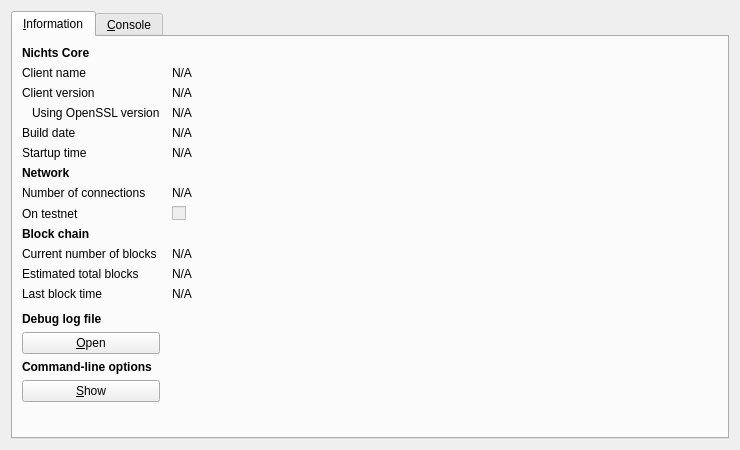
<?xml version="1.0" encoding="UTF-8"?>
<ui version="4.0">
 <class>RPCConsole</class>
 <widget class="QDialog" name="RPCConsole">
  <property name="geometry">
   <rect>
    <x>0</x>
    <y>0</y>
    <width>740</width>
    <height>450</height>
   </rect>
  </property>
  <property name="windowTitle">
   <string>Nichts - Debug window</string>
  </property>
  <layout class="QVBoxLayout" name="verticalLayout_2">
   <item>
    <widget class="QTabWidget" name="tabWidget">
     <property name="currentIndex">
      <number>0</number>
     </property>
     <widget class="QWidget" name="tab_info">
      <attribute name="title">
       <string>&amp;Information</string>
      </attribute>
      <layout class="QGridLayout" name="gridLayout" columnstretch="0,1">
       <property name="horizontalSpacing">
        <number>12</number>
       </property>
       <item row="0" column="0">
        <widget class="QLabel" name="label_9">
         <property name="font">
          <font>
           <weight>75</weight>
           <bold>true</bold>
          </font>
         </property>
         <property name="text">
          <string>Nichts Core</string>
         </property>
        </widget>
       </item>
       <item row="1" column="0">
        <widget class="QLabel" name="label_5">
         <property name="text">
          <string>Client name</string>
         </property>
        </widget>
       </item>
       <item row="1" column="1">
        <widget class="QLabel" name="clientName">
         <property name="cursor">
          <cursorShape>IBeamCursor</cursorShape>
         </property>
         <property name="text">
          <string>N/A</string>
         </property>
         <property name="textFormat">
          <enum>Qt::PlainText</enum>
         </property>
         <property name="textInteractionFlags">
          <set>Qt::LinksAccessibleByMouse|Qt::TextSelectableByKeyboard|Qt::TextSelectableByMouse</set>
         </property>
        </widget>
       </item>
       <item row="2" column="0">
        <widget class="QLabel" name="label_6">
         <property name="text">
          <string>Client version</string>
         </property>
        </widget>
       </item>
       <item row="2" column="1">
        <widget class="QLabel" name="clientVersion">
         <property name="cursor">
          <cursorShape>IBeamCursor</cursorShape>
         </property>
         <property name="text">
          <string>N/A</string>
         </property>
         <property name="textFormat">
          <enum>Qt::PlainText</enum>
         </property>
         <property name="textInteractionFlags">
          <set>Qt::LinksAccessibleByMouse|Qt::TextSelectableByKeyboard|Qt::TextSelectableByMouse</set>
         </property>
        </widget>
       </item>
       <item row="3" column="0">
        <widget class="QLabel" name="label_14">
         <property name="text">
          <string>Using OpenSSL version</string>
         </property>
         <property name="indent">
          <number>10</number>
         </property>
        </widget>
       </item>
       <item row="3" column="1">
        <widget class="QLabel" name="openSSLVersion">
         <property name="cursor">
          <cursorShape>IBeamCursor</cursorShape>
         </property>
         <property name="text">
          <string>N/A</string>
         </property>
         <property name="textFormat">
          <enum>Qt::PlainText</enum>
         </property>
         <property name="textInteractionFlags">
          <set>Qt::LinksAccessibleByMouse|Qt::TextSelectableByKeyboard|Qt::TextSelectableByMouse</set>
         </property>
        </widget>
       </item>
       <item row="4" column="0">
        <widget class="QLabel" name="label_12">
         <property name="text">
          <string>Build date</string>
         </property>
        </widget>
       </item>
       <item row="4" column="1">
        <widget class="QLabel" name="buildDate">
         <property name="cursor">
          <cursorShape>IBeamCursor</cursorShape>
         </property>
         <property name="text">
          <string>N/A</string>
         </property>
         <property name="textFormat">
          <enum>Qt::PlainText</enum>
         </property>
         <property name="textInteractionFlags">
          <set>Qt::LinksAccessibleByMouse|Qt::TextSelectableByKeyboard|Qt::TextSelectableByMouse</set>
         </property>
        </widget>
       </item>
       <item row="5" column="0">
        <widget class="QLabel" name="label_13">
         <property name="text">
          <string>Startup time</string>
         </property>
        </widget>
       </item>
       <item row="5" column="1">
        <widget class="QLabel" name="startupTime">
         <property name="cursor">
          <cursorShape>IBeamCursor</cursorShape>
         </property>
         <property name="text">
          <string>N/A</string>
         </property>
         <property name="textFormat">
          <enum>Qt::PlainText</enum>
         </property>
         <property name="textInteractionFlags">
          <set>Qt::LinksAccessibleByMouse|Qt::TextSelectableByKeyboard|Qt::TextSelectableByMouse</set>
         </property>
        </widget>
       </item>
       <item row="6" column="0">
        <widget class="QLabel" name="label_11">
         <property name="font">
          <font>
           <weight>75</weight>
           <bold>true</bold>
          </font>
         </property>
         <property name="text">
          <string>Network</string>
         </property>
        </widget>
       </item>
       <item row="7" column="0">
        <widget class="QLabel" name="label_7">
         <property name="text">
          <string>Number of connections</string>
         </property>
        </widget>
       </item>
       <item row="7" column="1">
        <widget class="QLabel" name="numberOfConnections">
         <property name="cursor">
          <cursorShape>IBeamCursor</cursorShape>
         </property>
         <property name="text">
          <string>N/A</string>
         </property>
         <property name="textFormat">
          <enum>Qt::PlainText</enum>
         </property>
         <property name="textInteractionFlags">
          <set>Qt::LinksAccessibleByMouse|Qt::TextSelectableByKeyboard|Qt::TextSelectableByMouse</set>
         </property>
        </widget>
       </item>
       <item row="8" column="0">
        <widget class="QLabel" name="label_8">
         <property name="text">
          <string>On testnet</string>
         </property>
        </widget>
       </item>
       <item row="8" column="1">
        <widget class="QCheckBox" name="isTestNet">
         <property name="enabled">
          <bool>false</bool>
         </property>
         <property name="text">
          <string/>
         </property>
        </widget>
       </item>
       <item row="9" column="0">
        <widget class="QLabel" name="label_10">
         <property name="font">
          <font>
           <weight>75</weight>
           <bold>true</bold>
          </font>
         </property>
         <property name="text">
          <string>Block chain</string>
         </property>
        </widget>
       </item>
       <item row="10" column="0">
        <widget class="QLabel" name="label_3">
         <property name="text">
          <string>Current number of blocks</string>
         </property>
        </widget>
       </item>
       <item row="10" column="1">
        <widget class="QLabel" name="numberOfBlocks">
         <property name="cursor">
          <cursorShape>IBeamCursor</cursorShape>
         </property>
         <property name="text">
          <string>N/A</string>
         </property>
         <property name="textFormat">
          <enum>Qt::PlainText</enum>
         </property>
         <property name="textInteractionFlags">
          <set>Qt::LinksAccessibleByMouse|Qt::TextSelectableByKeyboard|Qt::TextSelectableByMouse</set>
         </property>
        </widget>
       </item>
       <item row="11" column="0">
        <widget class="QLabel" name="label_4">
         <property name="text">
          <string>Estimated total blocks</string>
         </property>
        </widget>
       </item>
       <item row="11" column="1">
        <widget class="QLabel" name="totalBlocks">
         <property name="cursor">
          <cursorShape>IBeamCursor</cursorShape>
         </property>
         <property name="text">
          <string>N/A</string>
         </property>
         <property name="textFormat">
          <enum>Qt::PlainText</enum>
         </property>
         <property name="textInteractionFlags">
          <set>Qt::LinksAccessibleByMouse|Qt::TextSelectableByKeyboard|Qt::TextSelectableByMouse</set>
         </property>
        </widget>
       </item>
       <item row="12" column="0">
        <widget class="QLabel" name="label_2">
         <property name="text">
          <string>Last block time</string>
         </property>
        </widget>
       </item>
       <item row="12" column="1">
        <widget class="QLabel" name="lastBlockTime">
         <property name="cursor">
          <cursorShape>IBeamCursor</cursorShape>
         </property>
         <property name="text">
          <string>N/A</string>
         </property>
         <property name="textFormat">
          <enum>Qt::PlainText</enum>
         </property>
         <property name="textInteractionFlags">
          <set>Qt::LinksAccessibleByMouse|Qt::TextSelectableByKeyboard|Qt::TextSelectableByMouse</set>
         </property>
        </widget>
       </item>
       <item row="13" column="0">
        <spacer name="verticalSpacer_2">
         <property name="orientation">
          <enum>Qt::Vertical</enum>
         </property>
         <property name="sizeHint" stdset="0">
          <size>
           <width>20</width>
           <height>20</height>
          </size>
         </property>
        </spacer>
       </item>
       <item row="14" column="0">
        <widget class="QLabel" name="labelDebugLogfile">
         <property name="font">
          <font>
           <weight>75</weight>
           <bold>true</bold>
          </font>
         </property>
         <property name="text">
          <string>Debug log file</string>
         </property>
        </widget>
       </item>
       <item row="15" column="0">
        <widget class="QPushButton" name="openDebugLogfileButton">
         <property name="toolTip">
          <string>Open the Nichts debug log file from the current data directory. This can take a few seconds for large log files.</string>
         </property>
         <property name="text">
          <string>&amp;Open</string>
         </property>
         <property name="autoDefault">
          <bool>false</bool>
         </property>
        </widget>
       </item>
       <item row="16" column="0">
        <widget class="QLabel" name="labelCLOptions">
         <property name="font">
          <font>
           <weight>75</weight>
           <bold>true</bold>
          </font>
         </property>
         <property name="text">
          <string>Command-line options</string>
         </property>
        </widget>
       </item>
       <item row="17" column="0">
        <widget class="QPushButton" name="showCLOptionsButton">
         <property name="toolTip">
          <string>Show the Nichts-Qt help message to get a list with possible Nichts command-line options.</string>
         </property>
         <property name="text">
          <string>&amp;Show</string>
         </property>
         <property name="autoDefault">
          <bool>false</bool>
         </property>
        </widget>
       </item>
       <item row="18" column="0">
        <spacer name="verticalSpacer">
         <property name="orientation">
          <enum>Qt::Vertical</enum>
         </property>
         <property name="sizeHint" stdset="0">
          <size>
           <width>20</width>
           <height>40</height>
          </size>
         </property>
        </spacer>
       </item>
      </layout>
     </widget>
     <widget class="QWidget" name="tab_console">
      <attribute name="title">
       <string>&amp;Console</string>
      </attribute>
      <layout class="QVBoxLayout" name="verticalLayout_3">
       <property name="spacing">
        <number>3</number>
       </property>
       <item>
        <widget class="QTextEdit" name="messagesWidget">
         <property name="minimumSize">
          <size>
           <width>0</width>
           <height>100</height>
          </size>
         </property>
         <property name="readOnly">
          <bool>true</bool>
         </property>
         <property name="tabKeyNavigation" stdset="0">
          <bool>false</bool>
         </property>
         <property name="columnCount" stdset="0">
          <number>2</number>
         </property>
        </widget>
       </item>
       <item>
        <layout class="QHBoxLayout" name="horizontalLayout">
         <property name="spacing">
          <number>3</number>
         </property>
         <item>
          <widget class="QLabel" name="label">
           <property name="text">
            <string notr="true">&gt;</string>
           </property>
          </widget>
         </item>
         <item>
          <widget class="QLineEdit" name="lineEdit"/>
         </item>
         <item>
          <widget class="QPushButton" name="clearButton">
           <property name="maximumSize">
            <size>
             <width>24</width>
             <height>24</height>
            </size>
           </property>
           <property name="toolTip">
            <string>Clear console</string>
           </property>
           <property name="text">
            <string/>
           </property>
           <property name="icon">
            <iconset resource="../bitcoin.qrc">
             <normaloff>:/icons/remove</normaloff>:/icons/remove</iconset>
           </property>
           <property name="shortcut">
            <string notr="true">Ctrl+L</string>
           </property>
           <property name="autoDefault">
            <bool>false</bool>
           </property>
          </widget>
         </item>
        </layout>
       </item>
      </layout>
     </widget>
    </widget>
   </item>
  </layout>
 </widget>
 <resources>
  <include location="../bitcoin.qrc"/>
 </resources>
 <connections/>
</ui>
